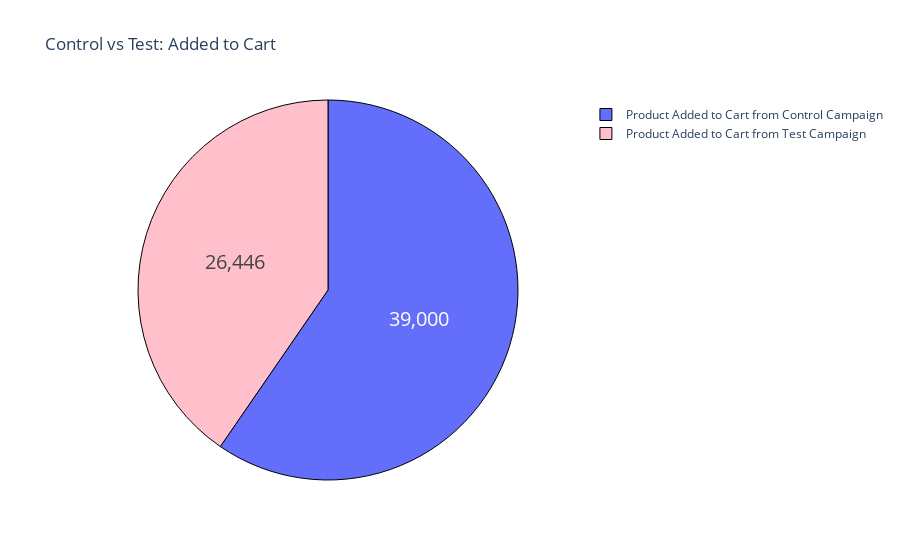

Source (notebook cell):
### Code cell
fig = go.Figure(data=[go.Pie(labels=label,
                             values= counts)])
fig.update_layout(title_text = "Control vs Test: Added to Cart")
fig.update_traces(hoverinfo = 'label+percent',
                  textinfo = 'value',
                  textfont_size = 20,
                  marker = dict(colors = colors,
                                line = dict(color = 'black',
                                            width = 1)))

### Figure 1 — Plotly figure (JSON) as saved in the notebook; plotly's stock layout.template omitted (floating-point values rounded to 4 significant figures)
{"data": [{"hoverinfo": "label+percent", "labels": ["Product Added to Cart from Control Campaign", "Product Added to Cart from Test Campaign"], "marker": {"colors": ["baby blue", "pink"], "line": {"color": "black", "width": 1}}, "textfont": {"size": 20}, "textinfo": "value", "type": "pie", "values": [39000, 26446]}], "layout": {"title": {"text": "Control vs Test: Added to Cart"}}}
